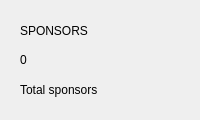
               <widget class="QFrame" name="cardStat4">
                <property name="minimumSize">
                 <size>
                  <width>0</width>
                  <height>120</height>
                 </size>
                </property>
                <layout class="QVBoxLayout" name="cardStat4Layout">
                 <property name="spacing">
                  <number>4</number>
                 </property>
                 <property name="leftMargin">
                  <number>20</number>
                 </property>
                 <property name="topMargin">
                  <number>18</number>
                 </property>
                 <property name="rightMargin">
                  <number>20</number>
                 </property>
                 <property name="bottomMargin">
                  <number>18</number>
                 </property>
                 <item>
                  <widget class="QLabel" name="cardStatTitle4">
                   <property name="text">
                    <string>SPONSORS</string>
                   </property>
                  </widget>
                 </item>
                 <item>
                  <widget class="QLabel" name="cardStatValue4">
                   <property name="text">
                    <string>0</string>
                   </property>
                  </widget>
                 </item>
                 <item>
                  <widget class="QLabel" name="cardStatSub4">
                   <property name="text">
                    <string>Total sponsors</string>
                   </property>
                  </widget>
                 </item>
                </layout>
               </widget>
